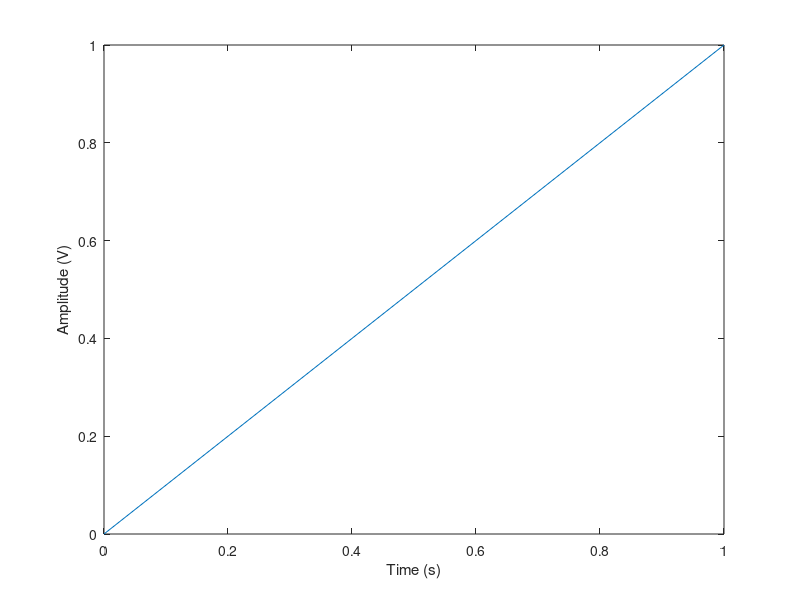

Source code (MATLAB):
function ok = smoke_test()
%SMOKE_TEST Check that this computer can run the VibraSmash pipeline.
%
%   ok = smoke_test()
%
%   Run once before anything else. In MATLAB, with the vibrasmash folder as
%   the current folder:
%     addpath scripts; smoke_test
%
%   The signals below are tiny synthetic test inputs used only to exercise
%   the functions. Nothing here is a VibraSmash measurement.

root = fileparts(fileparts(mfilename('fullpath')));
addpath(root);
results = cell(0, 3);
fprintf('VibraSmash smoke test\n');

% 1. Platform and Signal Processing Toolbox
try
    vs_setup();
    env = vs_check_environment();
    results = record(results, 'platform version', env.version_ok, ...
        sprintf('%s %s (need >= %s)', env.product, env.version, env.min_version));
    results = record(results, 'signal toolbox installed', env.signal_installed, ...
        sprintf('%s %s', env.signal_name, env.signal_version));
    results = record(results, 'signal toolbox licensed', env.signal_licensed, '');
    results = record(results, 'required functions', isempty(env.missing_functions), ...
        strjoin(env.missing_functions, ', '));
catch err
    results = record(results, 'setup', false, err.message);
end

% 2. Butterworth design + zero-phase filtering on a synthetic sine
try
    fs = 20000;
    t = (0:fs-1).' / fs;
    x = sin(2*pi*500*t);
    [b, a] = butter(4, 2000 / (fs/2));
    y = filtfilt(b, a, x);
    mid = 5000:15000;
    gain = sqrt(mean(y(mid).^2)) / sqrt(mean(x(mid).^2));
    results = record(results, 'butter + filtfilt', abs(gain - 1) < 0.01, ...
        sprintf('500 Hz passband gain %.4f', gain));
catch err
    results = record(results, 'butter + filtfilt', false, err.message);
end

% 3. Hann-windowed FFT bin labelling on a synthetic sine
try
    fs = 20000; n = 2048;
    f0 = 100 * fs / n;               % exactly on bin 100 (976.5625 Hz)
    x = sin(2*pi*f0*(0:n-1).' / fs);
    X = abs(fft(x .* hann(n, 'periodic')));
    [~, k] = max(X(1:n/2+1));
    f_peak = (k - 1) * fs / n;
    results = record(results, 'hann + fft', abs(f_peak - f0) < 1e-9, ...
        sprintf('peak at %.4f Hz, expected %.4f Hz', f_peak, f0));
catch err
    results = record(results, 'hann + fft', false, err.message);
end

% 4. CSV round trip in a temporary folder
try
    tmp = [tempname() '.csv'];
    fid = fopen(tmp, 'w');
    fprintf(fid, 't_us,adc_raw\n0,2048\n50,2050\n');
    fclose(fid);
    fid = fopen(tmp, 'r');
    hdr = fgetl(fid);
    C = textscan(fid, '%f %f', 'Delimiter', ',');
    fclose(fid);
    delete(tmp);
    passed = strcmp(hdr, 't_us,adc_raw') && isequal([C{:}], [0 2048; 50 2050]);
    results = record(results, 'csv read/write', passed, '');
catch err
    results = record(results, 'csv read/write', false, err.message);
end

% 5. Save a figure to PNG without showing a window
try
    h = figure('Visible', 'off');
    plot([0 1], [0 1]);
    xlabel('Time (s)'); ylabel('Amplitude (V)');
    png = [tempname() '.png'];
    print(h, png, '-dpng', '-r72');
    close(h);
    info = dir(png);
    passed = ~isempty(info) && info.bytes > 0;
    if passed
        delete(png);
    end
    results = record(results, 'plot to png', passed, '');
catch err
    results = record(results, 'plot to png', false, err.message);
end

n_fail = sum(~[results{:,2}]);
ok = n_fail == 0;
if ok
    fprintf('Smoke test PASSED (%d checks)\n', size(results, 1));
else
    fprintf('Smoke test FAILED (%d of %d checks failed)\n', n_fail, size(results, 1));
end
end

function results = record(results, name, passed, detail)
results(end+1, :) = {name, passed, detail};
if passed
    fprintf('  PASS  %s  %s\n', name, detail);
else
    fprintf('  FAIL  %s  %s\n', name, detail);
end
end
